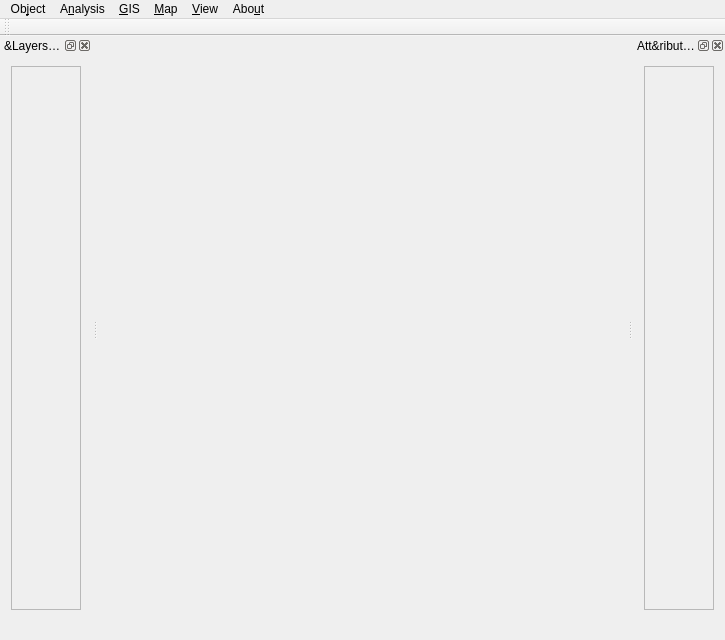
<?xml version="1.0" encoding="UTF-8"?>
<ui version="4.0">
 <class>LUMASSMainWin</class>
 <widget class="QMainWindow" name="LUMASSMainWin">
  <property name="geometry">
   <rect>
    <x>0</x>
    <y>0</y>
    <width>725</width>
    <height>640</height>
   </rect>
  </property>
  <property name="sizePolicy">
   <sizepolicy hsizetype="Expanding" vsizetype="Expanding">
    <horstretch>0</horstretch>
    <verstretch>0</verstretch>
   </sizepolicy>
  </property>
  <property name="baseSize">
   <size>
    <width>1158</width>
    <height>1024</height>
   </size>
  </property>
  <property name="windowTitle">
   <string>LUMASS</string>
  </property>
  <property name="dockNestingEnabled">
   <bool>true</bool>
  </property>
  <widget class="QWidget" name="centralWidget">
   <property name="sizePolicy">
    <sizepolicy hsizetype="Expanding" vsizetype="Expanding">
     <horstretch>0</horstretch>
     <verstretch>0</verstretch>
    </sizepolicy>
   </property>
   <widget class="QVTKWidget" name="qvtkWidget" native="true">
    <property name="geometry">
     <rect>
      <x>60</x>
      <y>40</y>
      <width>120</width>
      <height>80</height>
     </rect>
    </property>
   </widget>
   <widget class="NMModelViewWidget" name="modelViewWidget" native="true">
    <property name="geometry">
     <rect>
      <x>50</x>
      <y>220</y>
      <width>191</width>
      <height>191</height>
     </rect>
    </property>
   </widget>
  </widget>
  <widget class="QMenuBar" name="menuBar">
   <property name="geometry">
    <rect>
     <x>0</x>
     <y>0</y>
     <width>725</width>
     <height>21</height>
    </rect>
   </property>
   <widget class="QMenu" name="menuObject">
    <property name="title">
     <string>Ob&amp;ject</string>
    </property>
    <addaction name="actionLoad_VTK_PolyData"/>
    <addaction name="separator"/>
    <addaction name="actionSaveAsVTKPolyData"/>
    <addaction name="actionSaveAsVectorLayerOGR"/>
    <addaction name="separator"/>
    <addaction name="actionSave_As_Image_File"/>
    <addaction name="actionSave_Visible_Extent_Overview_As"/>
    <addaction name="separator"/>
    <addaction name="actionLoad_Layer"/>
    <addaction name="actionLoad_Vector_Layer"/>
    <addaction name="actionImport_3D_Point_Set"/>
    <addaction name="separator"/>
    <addaction name="actionImportRasdamanLayer"/>
    <addaction name="separator"/>
    <addaction name="actionImportTableObject"/>
    <addaction name="separator"/>
    <addaction name="actionImage_Polydata"/>
    <addaction name="separator"/>
    <addaction name="actionRemoveAllObjects"/>
    <addaction name="separator"/>
   </widget>
   <widget class="QMenu" name="menu3D_Vis">
    <property name="title">
     <string>&amp;Map</string>
    </property>
    <addaction name="actionFullExtent"/>
    <addaction name="separator"/>
    <addaction name="actionToggle3DSimpleMode"/>
    <addaction name="actionToggle3DStereoMode"/>
    <addaction name="separator"/>
    <addaction name="actionShowScaleBar"/>
    <addaction name="actionShowCoordinateAxes"/>
    <addaction name="separator"/>
    <addaction name="actionBackground_Colour"/>
    <addaction name="actionSaveAsImage"/>
   </widget>
   <widget class="QMenu" name="menuMOSO">
    <property name="title">
     <string>A&amp;nalysis</string>
    </property>
    <addaction name="actionMOSO"/>
    <addaction name="separator"/>
    <addaction name="actionTreeFindLoops"/>
    <addaction name="actionTreeBottomUp"/>
    <addaction name="actionTreeTopDown"/>
    <addaction name="separator"/>
    <addaction name="actionTest"/>
   </widget>
   <widget class="QMenu" name="menuView">
    <property name="title">
     <string>&amp;View</string>
    </property>
    <addaction name="actionMap_View_Mode"/>
    <addaction name="actionModel_View_Mode"/>
    <addaction name="separator"/>
    <addaction name="actionShow_Map_View"/>
    <addaction name="actionShow_Model_View"/>
    <addaction name="separator"/>
    <addaction name="actionComponents_View"/>
    <addaction name="actionShow_Components_Info"/>
    <addaction name="separator"/>
    <addaction name="actionShowTable"/>
   </widget>
   <widget class="QMenu" name="menuAbout">
    <property name="title">
     <string>Abo&amp;ut</string>
    </property>
    <addaction name="actionLUMASS"/>
   </widget>
   <widget class="QMenu" name="menuGIS_ish">
    <property name="title">
     <string>&amp;GIS</string>
    </property>
   </widget>
   <addaction name="menuObject"/>
   <addaction name="menuMOSO"/>
   <addaction name="menuGIS_ish"/>
   <addaction name="menu3D_Vis"/>
   <addaction name="menuView"/>
   <addaction name="menuAbout"/>
  </widget>
  <widget class="QToolBar" name="mainToolBar">
   <property name="windowTitle">
    <string>Model Builder Tools</string>
   </property>
   <attribute name="toolBarArea">
    <enum>TopToolBarArea</enum>
   </attribute>
   <attribute name="toolBarBreak">
    <bool>false</bool>
   </attribute>
  </widget>
  <widget class="QStatusBar" name="statusBar">
   <property name="sizeGripEnabled">
    <bool>false</bool>
   </property>
  </widget>
  <widget class="QDockWidget" name="componentsWidget">
   <property name="floating">
    <bool>false</bool>
   </property>
   <property name="features">
    <set>QDockWidget::AllDockWidgetFeatures</set>
   </property>
   <property name="allowedAreas">
    <set>Qt::AllDockWidgetAreas</set>
   </property>
   <property name="windowTitle">
    <string>&amp;Layers &amp;&amp; Components</string>
   </property>
   <attribute name="dockWidgetArea">
    <number>1</number>
   </attribute>
   <widget class="QWidget" name="compDock">
    <property name="sizePolicy">
     <sizepolicy hsizetype="Expanding" vsizetype="Expanding">
      <horstretch>0</horstretch>
      <verstretch>0</verstretch>
     </sizepolicy>
    </property>
    <layout class="QVBoxLayout" name="verticalLayout_2">
     <item>
      <widget class="QScrollArea" name="scrollArea">
       <property name="widgetResizable">
        <bool>true</bool>
       </property>
       <widget class="NMWidgetListView" name="compWidgetList">
        <property name="geometry">
         <rect>
          <x>0</x>
          <y>0</y>
          <width>69</width>
          <height>542</height>
         </rect>
        </property>
       </widget>
      </widget>
     </item>
    </layout>
   </widget>
  </widget>
  <widget class="QDockWidget" name="componentInfoDock">
   <property name="windowTitle">
    <string>Att&amp;ributes &amp;&amp; Properties</string>
   </property>
   <attribute name="dockWidgetArea">
    <number>2</number>
   </attribute>
   <widget class="QWidget" name="infoDock">
    <property name="sizePolicy">
     <sizepolicy hsizetype="Expanding" vsizetype="Expanding">
      <horstretch>0</horstretch>
      <verstretch>0</verstretch>
     </sizepolicy>
    </property>
    <layout class="QVBoxLayout" name="verticalLayout">
     <item>
      <widget class="QScrollArea" name="scrollArea_2">
       <property name="widgetResizable">
        <bool>true</bool>
       </property>
       <widget class="NMWidgetListView" name="infoWidgetList">
        <property name="geometry">
         <rect>
          <x>0</x>
          <y>0</y>
          <width>69</width>
          <height>542</height>
         </rect>
        </property>
       </widget>
      </widget>
     </item>
    </layout>
   </widget>
  </widget>
  <action name="actionLoad_Layer">
   <property name="icon">
    <iconset resource="nmresources.qrc">
     <normaloff>:/image_layer.png</normaloff>:/image_layer.png</iconset>
   </property>
   <property name="text">
    <string>&amp;Import Image Layer ...</string>
   </property>
  </action>
  <action name="actionImport_3D_Point_Set">
   <property name="text">
    <string>Import &amp;3D Point Set ...</string>
   </property>
  </action>
  <action name="actionToggle3DStereoMode">
   <property name="checkable">
    <bool>true</bool>
   </property>
   <property name="text">
    <string>3D &amp;Stereo View</string>
   </property>
  </action>
  <action name="actionLoad_VTK_PolyData">
   <property name="icon">
    <iconset resource="nmresources.qrc">
     <normaloff>:/vector_layer.png</normaloff>:/vector_layer.png</iconset>
   </property>
   <property name="text">
    <string>&amp;Load VTK PolyData ...</string>
   </property>
  </action>
  <action name="actionLoad_Vector_Layer">
   <property name="icon">
    <iconset resource="nmresources.qrc">
     <normaloff>:/vector_layer.png</normaloff>:/vector_layer.png</iconset>
   </property>
   <property name="text">
    <string>Im&amp;port Vector Layer ...</string>
   </property>
  </action>
  <action name="actionToggle3DSimpleMode">
   <property name="checkable">
    <bool>true</bool>
   </property>
   <property name="text">
    <string>&amp;3D View</string>
   </property>
  </action>
  <action name="actionMOSO">
   <property name="text">
    <string>&amp;MOSO ...</string>
   </property>
  </action>
  <action name="actionComponents_View">
   <property name="checkable">
    <bool>true</bool>
   </property>
   <property name="checked">
    <bool>false</bool>
   </property>
   <property name="text">
    <string>&amp;Layers &amp;&amp; Components</string>
   </property>
  </action>
  <action name="actionModel_View">
   <property name="checkable">
    <bool>false</bool>
   </property>
   <property name="checked">
    <bool>false</bool>
   </property>
   <property name="text">
    <string>Show Model View</string>
   </property>
  </action>
  <action name="actionRemoveAllObjects">
   <property name="text">
    <string>&amp;Remove All Objects!</string>
   </property>
  </action>
  <action name="actionFullExtent">
   <property name="text">
    <string>&amp;Full Extent</string>
   </property>
  </action>
  <action name="actionSaveAsVTKPolyData">
   <property name="text">
    <string>&amp;Save As VTK PolyData ...</string>
   </property>
  </action>
  <action name="actionMapUniqueValues">
   <property name="text">
    <string>Map Unique Values ...</string>
   </property>
  </action>
  <action name="actionTest">
   <property name="text">
    <string>&amp;test</string>
   </property>
  </action>
  <action name="actionFieldCalculator">
   <property name="text">
    <string>Field Calculator ...</string>
   </property>
  </action>
  <action name="actionImportTableObject">
   <property name="text">
    <string>Import Table &amp;Data ...</string>
   </property>
   <property name="toolTip">
    <string>Import Table Data</string>
   </property>
  </action>
  <action name="actionSaveAsVectorLayerOGR">
   <property name="text">
    <string>Sav&amp;e As Vector Layer (OGR) ...</string>
   </property>
  </action>
  <action name="actionLUMASS">
   <property name="text">
    <string>&amp;LUMASS</string>
   </property>
  </action>
  <action name="actionImportRasdamanLayer">
   <property name="icon">
    <iconset resource="nmresources.qrc">
     <normaloff>:/image_layer.png</normaloff>:/image_layer.png</iconset>
   </property>
   <property name="text">
    <string>&amp;Manage rasdaman Images ...</string>
   </property>
   <property name="toolTip">
    <string>Manage rasdaman Images</string>
   </property>
  </action>
  <action name="actionMOSO_batch">
   <property name="text">
    <string>MOSO batch ...</string>
   </property>
  </action>
  <action name="actionShow_Components_Info">
   <property name="checkable">
    <bool>true</bool>
   </property>
   <property name="text">
    <string>&amp;Attributes &amp;&amp; Properties</string>
   </property>
  </action>
  <action name="actionShow_Map_View">
   <property name="checkable">
    <bool>true</bool>
   </property>
   <property name="text">
    <string>Map &amp;View</string>
   </property>
  </action>
  <action name="actionShow_Model_View">
   <property name="checkable">
    <bool>true</bool>
   </property>
   <property name="text">
    <string>Mo&amp;del View</string>
   </property>
  </action>
  <action name="actionMap_View_Mode">
   <property name="text">
    <string>&amp;Map View Mode</string>
   </property>
  </action>
  <action name="actionModel_View_Mode">
   <property name="text">
    <string>M&amp;odel View Mode</string>
   </property>
  </action>
  <action name="actionSave_As_Image_File">
   <property name="icon">
    <iconset resource="nmresources.qrc">
     <normaloff>:/image_layer.png</normaloff>:/image_layer.png</iconset>
   </property>
   <property name="text">
    <string>Save Ima&amp;ge Layer As ...</string>
   </property>
  </action>
  <action name="actionSave_Visible_Extent_Overview_As">
   <property name="icon">
    <iconset resource="nmresources.qrc">
     <normaloff>:/image_layer.png</normaloff>:/image_layer.png</iconset>
   </property>
   <property name="text">
    <string>Save &amp;Visible Extent/Overview As ...</string>
   </property>
  </action>
  <action name="actionImage_Polydata">
   <property name="text">
    <string>Image -&gt; P&amp;olydata</string>
   </property>
  </action>
  <action name="actionBackground_Colour">
   <property name="text">
    <string>&amp;Background Colour ...</string>
   </property>
  </action>
  <action name="actionShowTable">
   <property name="text">
    <string>&amp;Show Standalone Table ...</string>
   </property>
  </action>
  <action name="actionSaveAsImage">
   <property name="text">
    <string>Save As &amp;Image ...</string>
   </property>
  </action>
  <action name="actionShowScaleBar">
   <property name="checkable">
    <bool>true</bool>
   </property>
   <property name="text">
    <string>S&amp;how Scale Bar</string>
   </property>
  </action>
  <action name="actionShowCoordinateAxes">
   <property name="checkable">
    <bool>true</bool>
   </property>
   <property name="text">
    <string>Show &amp;Coordinate Axes</string>
   </property>
  </action>
  <action name="actionTreeTopDown">
   <property name="text">
    <string>Tree Query: top -&gt; &amp;down ...</string>
   </property>
  </action>
  <action name="actionTreeBottomUp">
   <property name="text">
    <string>Tree &amp;Query: bottom -&gt; up ...</string>
   </property>
  </action>
  <action name="actionTreeFindLoops">
   <property name="text">
    <string>Tree &amp;Check: find loops ... </string>
   </property>
  </action>
 </widget>
 <layoutdefault spacing="6" margin="11"/>
 <customwidgets>
  <customwidget>
   <class>QVTKWidget</class>
   <extends>QWidget</extends>
   <header>QVTKWidget.h</header>
   <container>1</container>
  </customwidget>
  <customwidget>
   <class>NMModelViewWidget</class>
   <extends>QWidget</extends>
   <header>NMModelViewWidget.h</header>
   <container>1</container>
  </customwidget>
  <customwidget>
   <class>NMWidgetListView</class>
   <extends>QWidget</extends>
   <header>NMWidgetListView.h</header>
   <container>1</container>
  </customwidget>
 </customwidgets>
 <resources>
  <include location="nmresources.qrc"/>
 </resources>
 <connections/>
</ui>
